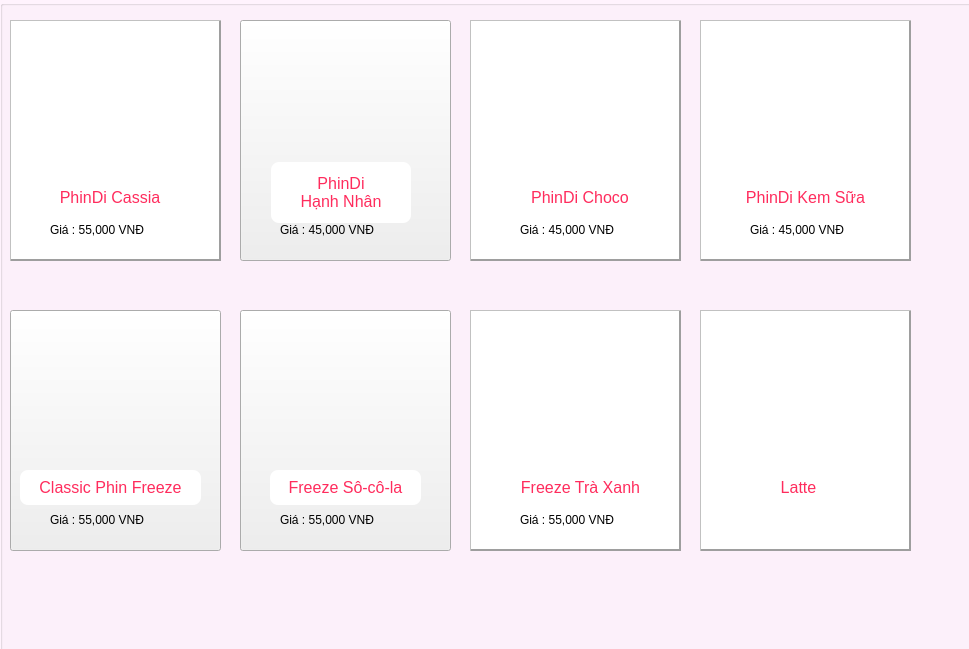
    <widget class="QWidget" name="scrollAreaWidgetContents">
     <property name="geometry">
      <rect>
       <x>0</x>
       <y>0</y>
       <width>969</width>
       <height>649</height>
      </rect>
     </property>
     <widget class="QGroupBox" name="groupBox">
      <property name="geometry">
       <rect>
        <x>0</x>
        <y>0</y>
        <width>1600</width>
        <height>860</height>
       </rect>
      </property>
      <property name="styleSheet">
       <string notr="true">QGroupBox {  
    background-color: rgba(255, 243, 253,1); /* Màu nền trắng, trong suốt 90% */
   padding: 14px; 
}</string>
      </property>
      <property name="title">
       <string/>
      </property>
      <property name="flat">
       <bool>false</bool>
      </property>
      <property name="checkable">
       <bool>false</bool>
      </property>
      <widget class="QPushButton" name="pushButton_23">
       <property name="geometry">
        <rect>
         <x>700</x>
         <y>20</y>
         <width>211</width>
         <height>241</height>
        </rect>
       </property>
       <property name="styleSheet">
        <string notr="true">
#pushButton_23 {
    background-color: #ffffff; /* Màu nền */
    color: #ff2c5d; /* Màu chữ */
    padding: 10px;
    font-size: 16px;
    border-left: 1px solid #c1c1c1; /* Chỉ có viền trái */
    border-top: 1px solid #c1c1c1;
    border-right: 2px solid #9e9e9e;
    border-bottom: 2px solid #9e9e9e;
;/* Viền màu đỏ hồng */
}

#pushButton_23:hover {
border-left: 1px solid #ff6011; /* Chỉ có viền trái */
    border-top: 1px solid #ff6011;
    border-right: 3px solid #ff6011;
    border-bottom: 3px solid #ff6011;
 background-color: #ffffff; 
}</string>
       </property>
       <property name="text">
        <string/>
       </property>
      </widget>
      <widget class="QPushButton" name="pushButton_25">
       <property name="geometry">
        <rect>
         <x>470</x>
         <y>20</y>
         <width>211</width>
         <height>241</height>
        </rect>
       </property>
       <property name="styleSheet">
        <string notr="true">
#pushButton_25 {
    background-color: #ffffff; /* Màu nền */
    color: #ff2c5d; /* Màu chữ */
    padding: 10px;
    font-size: 16px;
    border-left: 1px solid #c1c1c1; /* Chỉ có viền trái */
    border-top: 1px solid #c1c1c1;
    border-right: 2px solid #9e9e9e;
    border-bottom: 2px solid #9e9e9e;
;/* Viền màu đỏ hồng */
}

#pushButton_25:hover {
border-left: 1px solid #ff6011; /* Chỉ có viền trái */
    border-top: 1px solid #ff6011;
    border-right: 3px solid #ff6011;
    border-bottom: 3px solid #ff6011;
 background-color: #ffffff; 
}</string>
       </property>
       <property name="text">
        <string/>
       </property>
      </widget>
      <widget class="QLabel" name="label_5">
       <property name="geometry">
        <rect>
         <x>474</x>
         <y>24</y>
         <width>203</width>
         <height>161</height>
        </rect>
       </property>
       <property name="text">
        <string/>
       </property>
       <property name="pixmap">
        <pixmap>C:/Users/OneDrive/Hình ảnh/Ảnh chụp màn hình/4.jpg</pixmap>
       </property>
       <property name="scaledContents">
        <bool>true</bool>
       </property>
       <property name="wordWrap">
        <bool>false</bool>
       </property>
      </widget>
      <widget class="QPushButton" name="pushButton_26">
       <property name="geometry">
        <rect>
         <x>730</x>
         <y>180</y>
         <width>151</width>
         <height>35</height>
        </rect>
       </property>
       <property name="font">
        <font>
         <pointsize>-1</pointsize>
        </font>
       </property>
       <property name="styleSheet">
        <string notr="true">#pushButton_26 {
    background-color: #ffffff;
    color: #ff2c5d;
    border-radius: 8px;
    padding: 10px;
    font-size: 16px;
}

#pushButton_26:hover {
   color: #d0cbff;
}</string>
       </property>
       <property name="text">
        <string>PhinDi Kem Sữa</string>
       </property>
      </widget>
      <widget class="QLabel" name="label_6">
       <property name="geometry">
        <rect>
         <x>-250</x>
         <y>910</y>
         <width>121</width>
         <height>21</height>
        </rect>
       </property>
       <property name="font">
        <font>
         <pointsize>9</pointsize>
        </font>
       </property>
       <property name="text">
        <string>Giá : 45,000 VNĐ</string>
       </property>
      </widget>
      <widget class="QPushButton" name="pushButton_27">
       <property name="geometry">
        <rect>
         <x>700</x>
         <y>310</y>
         <width>211</width>
         <height>241</height>
        </rect>
       </property>
       <property name="styleSheet">
        <string notr="true">
#pushButton_27 {
    background-color: #ffffff; /* Màu nền */
    color: #ff2c5d; /* Màu chữ */
    padding: 10px;
    font-size: 16px;
    border-left: 1px solid #c1c1c1; /* Chỉ có viền trái */
    border-top: 1px solid #c1c1c1;
    border-right: 2px solid #9e9e9e;
    border-bottom: 2px solid #9e9e9e;
;/* Viền màu đỏ hồng */
}

#pushButton_27:hover {
border-left: 1px solid #ff6011; /* Chỉ có viền trái */
    border-top: 1px solid #ff6011;
    border-right: 3px solid #ff6011;
    border-bottom: 3px solid #ff6011;
 background-color: #ffffff; 
}</string>
       </property>
       <property name="text">
        <string/>
       </property>
      </widget>
      <widget class="QLabel" name="label_3">
       <property name="geometry">
        <rect>
         <x>14</x>
         <y>24</y>
         <width>203</width>
         <height>161</height>
        </rect>
       </property>
       <property name="font">
        <font>
         <pointsize>8</pointsize>
         <weight>50</weight>
         <bold>false</bold>
        </font>
       </property>
       <property name="lineWidth">
        <number>1</number>
       </property>
       <property name="text">
        <string/>
       </property>
       <property name="textFormat">
        <enum>Qt::AutoText</enum>
       </property>
       <property name="pixmap">
        <pixmap>C:/Users/OneDrive/Hình ảnh/Ảnh chụp màn hình/2.jpg</pixmap>
       </property>
       <property name="scaledContents">
        <bool>true</bool>
       </property>
      </widget>
      <widget class="QLabel" name="label_4">
       <property name="geometry">
        <rect>
         <x>-270</x>
         <y>590</y>
         <width>121</width>
         <height>20</height>
        </rect>
       </property>
       <property name="font">
        <font>
         <pointsize>9</pointsize>
        </font>
       </property>
       <property name="text">
        <string>Giá : 55,000 VNĐ</string>
       </property>
      </widget>
      <widget class="QLabel" name="label_8">
       <property name="geometry">
        <rect>
         <x>50</x>
         <y>510</y>
         <width>121</width>
         <height>20</height>
        </rect>
       </property>
       <property name="font">
        <font>
         <pointsize>9</pointsize>
        </font>
       </property>
       <property name="text">
        <string>Giá : 55,000 VNĐ</string>
       </property>
      </widget>
      <widget class="QLabel" name="label_9">
       <property name="geometry">
        <rect>
         <x>704</x>
         <y>24</y>
         <width>203</width>
         <height>161</height>
        </rect>
       </property>
       <property name="text">
        <string/>
       </property>
       <property name="pixmap">
        <pixmap>C:/Users/OneDrive/Hình ảnh/Ảnh chụp màn hình/6.jpg</pixmap>
       </property>
       <property name="scaledContents">
        <bool>true</bool>
       </property>
       <property name="wordWrap">
        <bool>false</bool>
       </property>
      </widget>
      <widget class="QPushButton" name="pushButton_7">
       <property name="geometry">
        <rect>
         <x>-280</x>
         <y>560</y>
         <width>131</width>
         <height>41</height>
        </rect>
       </property>
       <property name="font">
        <font>
         <pointsize>-1</pointsize>
        </font>
       </property>
       <property name="styleSheet">
        <string notr="true">#pushButton_7 {
    background-color: #ffffff;
    color: #ff2c5d;
    border-radius: 8px;
    padding: 10px;
    font-size: 16px;
}

#pushButton_7:hover {
   color: #d0cbff;
}</string>
       </property>
       <property name="text">
        <string>PhinDi Cassia</string>
       </property>
       <property name="autoRepeat">
        <bool>false</bool>
       </property>
       <property name="autoDefault">
        <bool>false</bool>
       </property>
       <property name="default">
        <bool>false</bool>
       </property>
       <property name="flat">
        <bool>false</bool>
       </property>
      </widget>
      <widget class="QPushButton" name="pushButton_24">
       <property name="geometry">
        <rect>
         <x>510</x>
         <y>180</y>
         <width>140</width>
         <height>35</height>
        </rect>
       </property>
       <property name="font">
        <font>
         <pointsize>-1</pointsize>
        </font>
       </property>
       <property name="styleSheet">
        <string notr="true">#pushButton_24 {
    background-color: #ffffff;
    color: #ff2c5d;
    border-radius: 8px;
    padding: 10px;
    font-size: 16px;
}

#pushButton_24:hover {
   color: #d0cbff;
}</string>
       </property>
       <property name="text">
        <string>PhinDi Choco</string>
       </property>
      </widget>
      <widget class="QPushButton" name="pushButton_32">
       <property name="geometry">
        <rect>
         <x>110</x>
         <y>850</y>
         <width>151</width>
         <height>211</height>
        </rect>
       </property>
       <property name="styleSheet">
        <string notr="true">
#pushButton_28 {
    background-color: #ffffff; /* Màu nền */
    color: #ff2c5d; /* Màu chữ */
    padding: 10px;
    font-size: 16px;
    border-left: 1px solid #c1c1c1; /* Chỉ có viền trái */
    border-top: 1px solid #c1c1c1;
    border-right: 2px solid #9e9e9e;
    border-bottom: 2px solid #9e9e9e;
;/* Viền màu đỏ hồng */
}

#pushButton_28:hover {
border-left: 1px solid #ff6011; /* Chỉ có viền trái */
    border-top: 1px solid #ff6011;
    border-right: 3px solid #ff6011;
    border-bottom: 3px solid #ff6011;
 background-color: #ffffff; 
}&lt;?xml version=&quot;1.0&quot; encoding=&quot;UTF-8&quot;?&gt;
&lt;ui version=&quot;4.0&quot;&gt;
 &lt;widget name=&quot;__qt_fake_top_level&quot;&gt;
  &lt;widget class=&quot;QPushButton&quot; name=&quot;pushButton_27&quot;&gt;
   &lt;property name=&quot;geometry&quot;&gt;
    &lt;rect&gt;
     &lt;x&gt;690&lt;/x&gt;
     &lt;y&gt;10&lt;/y&gt;
     &lt;width&gt;151&lt;/width&gt;
     &lt;height&gt;211&lt;/height&gt;
    &lt;/rect&gt;
   &lt;/property&gt;
   &lt;property name=&quot;styleSheet&quot;&gt;
    &lt;string notr=&quot;true&quot;&gt;
#pushButton_27 {
    background-color: #ffffff; /* Màu nền */
    color: #ff2c5d; /* Màu chữ */
    padding: 10px;
    font-size: 16px;
    border-left: 1px solid #c1c1c1; /* Chỉ có viền trái */
    border-top: 1px solid #c1c1c1;
    border-right: 2px solid #9e9e9e;
    border-bottom: 2px solid #9e9e9e;
;/* Viền màu đỏ hồng */
}

#pushButton_27:hover {
border-left: 1px solid #ff6011; /* Chỉ có viền trái */
    border-top: 1px solid #ff6011;
    border-right: 3px solid #ff6011;
    border-bottom: 3px solid #ff6011;
 background-color: #ffffff; 
}&lt;/string&gt;
   &lt;/property&gt;
   &lt;property name=&quot;text&quot;&gt;
    &lt;string/&gt;
   &lt;/property&gt;
  &lt;/widget&gt;
 &lt;/widget&gt;
 &lt;resources/&gt;
&lt;/ui&gt;
</string>
       </property>
       <property name="text">
        <string/>
       </property>
      </widget>
      <widget class="QPushButton" name="pushButton_8">
       <property name="geometry">
        <rect>
         <x>10</x>
         <y>20</y>
         <width>211</width>
         <height>241</height>
        </rect>
       </property>
       <property name="font">
        <font>
         <pointsize>-1</pointsize>
        </font>
       </property>
       <property name="styleSheet">
        <string notr="true">#pushButton_8 {
    background-color: #ffffff; /* Màu nền */
    color: #ff2c5d; /* Màu chữ */
    padding: 10px;
    font-size: 16px;
    border-left: 1px solid #c1c1c1; /* Chỉ có viền trái */
    border-top: 1px solid #c1c1c1;
    border-right: 2px solid #9e9e9e;
    border-bottom: 2px solid #9e9e9e;
;/* Viền màu đỏ hồng */
}

#pushButton_8:hover {
border-left: 1px solid #ff6011; /* Chỉ có viền trái */
    border-top: 1px solid #ff6011;
    border-right: 3px solid #ff6011;
    border-bottom: 3px solid #ff6011;
 background-color: #ffffff; 
}</string>
       </property>
       <property name="text">
        <string/>
       </property>
       <property name="autoDefault">
        <bool>false</bool>
       </property>
       <property name="default">
        <bool>false</bool>
       </property>
       <property name="flat">
        <bool>false</bool>
       </property>
      </widget>
      <widget class="QLabel" name="label_11">
       <property name="geometry">
        <rect>
         <x>520</x>
         <y>220</y>
         <width>121</width>
         <height>20</height>
        </rect>
       </property>
       <property name="font">
        <font>
         <pointsize>9</pointsize>
        </font>
       </property>
       <property name="text">
        <string>Giá : 45,000 VNĐ</string>
       </property>
      </widget>
      <widget class="QPushButton" name="pushButton_21">
       <property name="geometry">
        <rect>
         <x>-270</x>
         <y>860</y>
         <width>141</width>
         <height>43</height>
        </rect>
       </property>
       <property name="font">
        <font>
         <pointsize>-1</pointsize>
        </font>
       </property>
       <property name="styleSheet">
        <string notr="true">#pushButton_21 {
    background-color: #ffffff;
    color: #ff2c5d;
    border-radius: 8px;
    padding: 10px;
    font-size: 16px;
}

#pushButton_21:hover {
   color: #d0cbff;
}</string>
       </property>
       <property name="text">
        <string>PhinDi Choco</string>
       </property>
      </widget>
      <widget class="QLabel" name="label_7">
       <property name="geometry">
        <rect>
         <x>240</x>
         <y>20</y>
         <width>201</width>
         <height>161</height>
        </rect>
       </property>
       <property name="text">
        <string/>
       </property>
       <property name="pixmap">
        <pixmap>C:/Users/OneDrive/Hình ảnh/Ảnh chụp màn hình/5.jpg</pixmap>
       </property>
       <property name="scaledContents">
        <bool>true</bool>
       </property>
       <property name="wordWrap">
        <bool>false</bool>
       </property>
      </widget>
      <widget class="QPushButton" name="pushButton_28">
       <property name="geometry">
        <rect>
         <x>240</x>
         <y>20</y>
         <width>211</width>
         <height>241</height>
        </rect>
       </property>
       <property name="styleSheet">
        <string notr="true">
#pushButton_28 {
    background-color: #ffffff; /* Màu nền */
    color: #ff2c5d; /* Màu chữ */
    padding: 10px;
    font-size: 16px;
    border-left: 1px solid #c1c1c1; /* Chỉ có viền trái */
    border-top: 1px solid #c1c1c1;
    border-right: 2px solid #9e9e9e;
    border-bottom: 2px solid #9e9e9e;
;/* Viền màu đỏ hồng */
}

#pushButton_28:hover {
border-left: 1px solid #ff6011; /* Chỉ có viền trái */
    border-top: 1px solid #ff6011;
    border-right: 3px solid #ff6011;
    border-bottom: 3px solid #ff6011;
 background-color: #ffffff; 
}&lt;?xml version=&quot;1.0&quot; encoding=&quot;UTF-8&quot;?&gt;
&lt;ui version=&quot;4.0&quot;&gt;
 &lt;widget name=&quot;__qt_fake_top_level&quot;&gt;
  &lt;widget class=&quot;QPushButton&quot; name=&quot;pushButton_27&quot;&gt;
   &lt;property name=&quot;geometry&quot;&gt;
    &lt;rect&gt;
     &lt;x&gt;690&lt;/x&gt;
     &lt;y&gt;10&lt;/y&gt;
     &lt;width&gt;151&lt;/width&gt;
     &lt;height&gt;211&lt;/height&gt;
    &lt;/rect&gt;
   &lt;/property&gt;
   &lt;property name=&quot;styleSheet&quot;&gt;
    &lt;string notr=&quot;true&quot;&gt;
#pushButton_27 {
    background-color: #ffffff; /* Màu nền */
    color: #ff2c5d; /* Màu chữ */
    padding: 10px;
    font-size: 16px;
    border-left: 1px solid #c1c1c1; /* Chỉ có viền trái */
    border-top: 1px solid #c1c1c1;
    border-right: 2px solid #9e9e9e;
    border-bottom: 2px solid #9e9e9e;
;/* Viền màu đỏ hồng */
}

#pushButton_27:hover {
border-left: 1px solid #ff6011; /* Chỉ có viền trái */
    border-top: 1px solid #ff6011;
    border-right: 3px solid #ff6011;
    border-bottom: 3px solid #ff6011;
 background-color: #ffffff; 
}&lt;/string&gt;
   &lt;/property&gt;
   &lt;property name=&quot;text&quot;&gt;
    &lt;string/&gt;
   &lt;/property&gt;
  &lt;/widget&gt;
 &lt;/widget&gt;
 &lt;resources/&gt;
&lt;/ui&gt;
</string>
       </property>
       <property name="text">
        <string/>
       </property>
      </widget>
      <widget class="QPushButton" name="pushButton_22">
       <property name="geometry">
        <rect>
         <x>-150</x>
         <y>840</y>
         <width>158</width>
         <height>191</height>
        </rect>
       </property>
       <property name="styleSheet">
        <string notr="true">
#pushButton_22 {
    background-color: #ffffff; /* Màu nền */
    color: #ff2c5d; /* Màu chữ */
    padding: 10px;
    font-size: 16px;
    border-left: 1px solid #c1c1c1; /* Chỉ có viền trái */
    border-top: 1px solid #c1c1c1;
    border-right: 2px solid #9e9e9e;
    border-bottom: 2px solid #9e9e9e;
;/* Viền màu đỏ hồng */
}

#pushButton_22:hover {
border-left: 1px solid #ff6011; /* Chỉ có viền trái */
    border-top: 1px solid #ff6011;
    border-right: 3px solid #ff6011;
    border-bottom: 3px solid #ff6011;
 background-color: #ffffff; 
}</string>
       </property>
       <property name="text">
        <string/>
       </property>
      </widget>
      <widget class="QPushButton" name="pushButton_29">
       <property name="geometry">
        <rect>
         <x>470</x>
         <y>310</y>
         <width>211</width>
         <height>241</height>
        </rect>
       </property>
       <property name="font">
        <font>
         <pointsize>-1</pointsize>
        </font>
       </property>
       <property name="styleSheet">
        <string notr="true">
#pushButton_29 {
    background-color: #ffffff; /* Màu nền */
    color: #ff2c5d; /* Màu chữ */
    padding: 10px;
    font-size: 16px;
    border-left: 1px solid #c1c1c1; /* Chỉ có viền trái */
    border-top: 1px solid #c1c1c1;
    border-right: 2px solid #9e9e9e;
    border-bottom: 2px solid #9e9e9e;
;/* Viền màu đỏ hồng */
}

#pushButton_29:hover {
border-left: 1px solid #ff6011; /* Chỉ có viền trái */
    border-top: 1px solid #ff6011;
    border-right: 3px solid #ff6011;
    border-bottom: 3px solid #ff6011;
 background-color: #ffffff; 
}</string>
       </property>
       <property name="text">
        <string/>
       </property>
      </widget>
      <widget class="QPushButton" name="pushButton_30">
       <property name="geometry">
        <rect>
         <x>240</x>
         <y>310</y>
         <width>211</width>
         <height>241</height>
        </rect>
       </property>
       <property name="styleSheet">
        <string notr="true">
#pushButton_30 {
    background-color: #ffffff; /* Màu nền */
    color: #ff2c5d; /* Màu chữ */
    padding: 10px;
    font-size: 16px;
    border-left: 1px solid #c1c1c1; /* Chỉ có viền trái */
    border-top: 1px solid #c1c1c1;
    border-right: 2px solid #9e9e9e;
    border-bottom: 2px solid #9e9e9e;
;/* Viền màu đỏ hồng */
}

#pushButton_30:hover {
border-left: 1px solid #ff6011; /* Chỉ có viền trái */
    border-top: 1px solid #ff6011;
    border-right: 3px solid #ff6011;
    border-bottom: 3px solid #ff6011;
 background-color: #ffffff; 
}&lt;?xml version=&quot;1.0&quot; encoding=&quot;UTF-8&quot;?&gt;
&lt;ui version=&quot;4.0&quot;&gt;
 &lt;widget name=&quot;__qt_fake_top_level&quot;&gt;
  &lt;widget class=&quot;QPushButton&quot; name=&quot;pushButton_29&quot;&gt;
   &lt;property name=&quot;geometry&quot;&gt;
    &lt;rect&gt;
     &lt;x&gt;470&lt;/x&gt;
     &lt;y&gt;310&lt;/y&gt;
     &lt;width&gt;211&lt;/width&gt;
     &lt;height&gt;241&lt;/height&gt;
    &lt;/rect&gt;
   &lt;/property&gt;
   &lt;property name=&quot;styleSheet&quot;&gt;
    &lt;string notr=&quot;true&quot;&gt;
#pushButton_29 {
    background-color: #ffffff; /* Màu nền */
    color: #ff2c5d; /* Màu chữ */
    padding: 10px;
    font-size: 16px;
    border-left: 1px solid #c1c1c1; /* Chỉ có viền trái */
    border-top: 1px solid #c1c1c1;
    border-right: 2px solid #9e9e9e;
    border-bottom: 2px solid #9e9e9e;
;/* Viền màu đỏ hồng */
}

#pushButton_29:hover {
border-left: 1px solid #ff6011; /* Chỉ có viền trái */
    border-top: 1px solid #ff6011;
    border-right: 3px solid #ff6011;
    border-bottom: 3px solid #ff6011;
 background-color: #ffffff; 
}&lt;/string&gt;
   &lt;/property&gt;
   &lt;property name=&quot;text&quot;&gt;
    &lt;string/&gt;
   &lt;/property&gt;
  &lt;/widget&gt;
 &lt;/widget&gt;
 &lt;resources/&gt;
&lt;/ui&gt;
</string>
       </property>
       <property name="text">
        <string/>
       </property>
      </widget>
      <widget class="QPushButton" name="pushButton_31">
       <property name="geometry">
        <rect>
         <x>10</x>
         <y>310</y>
         <width>211</width>
         <height>241</height>
        </rect>
       </property>
       <property name="styleSheet">
        <string notr="true">
#pushButton_31 {
    background-color: #ffffff; /* Màu nền */
    color: #ff2c5d; /* Màu chữ */
    padding: 10px;
    font-size: 16px;
    border-left: 1px solid #c1c1c1; /* Chỉ có viền trái */
    border-top: 1px solid #c1c1c1;
    border-right: 2px solid #9e9e9e;
    border-bottom: 2px solid #9e9e9e;
;/* Viền màu đỏ hồng */
}

#pushButton_31:hover {
border-left: 1px solid #ff6011; /* Chỉ có viền trái */
    border-top: 1px solid #ff6011;
    border-right: 3px solid #ff6011;
    border-bottom: 3px solid #ff6011;
 background-color: #ffffff; 
}&lt;?xml version=&quot;1.0&quot; encoding=&quot;UTF-8&quot;?&gt;
&lt;ui version=&quot;4.0&quot;&gt;
 &lt;widget name=&quot;__qt_fake_top_level&quot;&gt;
  &lt;widget class=&quot;QPushButton&quot; name=&quot;pushButton_29&quot;&gt;
   &lt;property name=&quot;geometry&quot;&gt;
    &lt;rect&gt;
     &lt;x&gt;470&lt;/x&gt;
     &lt;y&gt;310&lt;/y&gt;
     &lt;width&gt;211&lt;/width&gt;
     &lt;height&gt;241&lt;/height&gt;
    &lt;/rect&gt;
   &lt;/property&gt;
   &lt;property name=&quot;styleSheet&quot;&gt;
    &lt;string notr=&quot;true&quot;&gt;
#pushButton_29 {
    background-color: #ffffff; /* Màu nền */
    color: #ff2c5d; /* Màu chữ */
    padding: 10px;
    font-size: 16px;
    border-left: 1px solid #c1c1c1; /* Chỉ có viền trái */
    border-top: 1px solid #c1c1c1;
    border-right: 2px solid #9e9e9e;
    border-bottom: 2px solid #9e9e9e;
;/* Viền màu đỏ hồng */
}

#pushButton_29:hover {
border-left: 1px solid #ff6011; /* Chỉ có viền trái */
    border-top: 1px solid #ff6011;
    border-right: 3px solid #ff6011;
    border-bottom: 3px solid #ff6011;
 background-color: #ffffff; 
}&lt;/string&gt;
   &lt;/property&gt;
   &lt;property name=&quot;text&quot;&gt;
    &lt;string/&gt;
   &lt;/property&gt;
  &lt;/widget&gt;
 &lt;/widget&gt;
 &lt;resources/&gt;
&lt;/ui&gt;
</string>
       </property>
       <property name="text">
        <string/>
       </property>
      </widget>
      <widget class="QLabel" name="label_12">
       <property name="geometry">
        <rect>
         <x>700</x>
         <y>310</y>
         <width>206</width>
         <height>161</height>
        </rect>
       </property>
       <property name="text">
        <string/>
       </property>
       <property name="pixmap">
        <pixmap>C:/Users/OneDrive/Hình ảnh/Ảnh chụp màn hình/7.jpg</pixmap>
       </property>
       <property name="scaledContents">
        <bool>true</bool>
       </property>
       <property name="wordWrap">
        <bool>false</bool>
       </property>
      </widget>
      <widget class="QLabel" name="label_13">
       <property name="geometry">
        <rect>
         <x>472</x>
         <y>312</y>
         <width>206</width>
         <height>161</height>
        </rect>
       </property>
       <property name="text">
        <string/>
       </property>
       <property name="pixmap">
        <pixmap>C:/Users/OneDrive/Hình ảnh/Ảnh chụp màn hình/8.jpg</pixmap>
       </property>
       <property name="scaledContents">
        <bool>true</bool>
       </property>
       <property name="wordWrap">
        <bool>false</bool>
       </property>
      </widget>
      <widget class="QLabel" name="label_14">
       <property name="geometry">
        <rect>
         <x>241</x>
         <y>312</y>
         <width>206</width>
         <height>161</height>
        </rect>
       </property>
       <property name="text">
        <string/>
       </property>
       <property name="pixmap">
        <pixmap>C:/Users/OneDrive/Hình ảnh/Ảnh chụp màn hình/10.jpg</pixmap>
       </property>
       <property name="scaledContents">
        <bool>true</bool>
       </property>
       <property name="wordWrap">
        <bool>false</bool>
       </property>
      </widget>
      <widget class="QLabel" name="label_15">
       <property name="geometry">
        <rect>
         <x>12</x>
         <y>312</y>
         <width>206</width>
         <height>161</height>
        </rect>
       </property>
       <property name="text">
        <string/>
       </property>
       <property name="pixmap">
        <pixmap>C:/Users/OneDrive/Hình ảnh/Ảnh chụp màn hình/11.jpg</pixmap>
       </property>
       <property name="scaledContents">
        <bool>true</bool>
       </property>
       <property name="wordWrap">
        <bool>false</bool>
       </property>
      </widget>
      <widget class="QPushButton" name="pushButton_33">
       <property name="geometry">
        <rect>
         <x>731</x>
         <y>470</y>
         <width>135</width>
         <height>35</height>
        </rect>
       </property>
       <property name="font">
        <font>
         <pointsize>-1</pointsize>
        </font>
       </property>
       <property name="styleSheet">
        <string notr="true">#pushButton_33{
    background-color: #ffffff;
    color: #ff2c5d;
    border-radius: 8px;
    padding: 10px;
    font-size: 16px;
}

#pushButton_33:hover {
   color: #d0cbff;
}</string>
       </property>
       <property name="text">
        <string>Latte</string>
       </property>
      </widget>
      <widget class="QPushButton" name="pushButton_34">
       <property name="geometry">
        <rect>
         <x>500</x>
         <y>470</y>
         <width>161</width>
         <height>35</height>
        </rect>
       </property>
       <property name="font">
        <font>
         <pointsize>-1</pointsize>
        </font>
       </property>
       <property name="styleSheet">
        <string notr="true">#pushButton_34{
    background-color: #ffffff;
    color: #ff2c5d;
    border-radius: 8px;
    padding: 10px;
    font-size: 16px;
}

#pushButton_34:hover {
   color: #d0cbff;
}</string>
       </property>
       <property name="text">
        <string>Freeze Trà Xanh</string>
       </property>
      </widget>
      <widget class="QPushButton" name="pushButton_35">
       <property name="geometry">
        <rect>
         <x>270</x>
         <y>470</y>
         <width>151</width>
         <height>35</height>
        </rect>
       </property>
       <property name="font">
        <font>
         <pointsize>-1</pointsize>
        </font>
       </property>
       <property name="styleSheet">
        <string notr="true">#pushButton_35 {
    background-color: #ffffff;
    color: #ff2c5d;
    border-radius: 8px;
    padding: 10px;
    font-size: 16px;
}

#pushButton_35:hover {
   color: #d0cbff;
}</string>
       </property>
       <property name="text">
        <string>Freeze Sô-cô-la</string>
       </property>
      </widget>
      <widget class="QPushButton" name="pushButton_36">
       <property name="geometry">
        <rect>
         <x>20</x>
         <y>470</y>
         <width>181</width>
         <height>35</height>
        </rect>
       </property>
       <property name="font">
        <font>
         <pointsize>-1</pointsize>
        </font>
       </property>
       <property name="styleSheet">
        <string notr="true">#pushButton_36 {
    background-color: #ffffff;
    color: #ff2c5d;
    border-radius: 8px;
    padding: 10px;
    font-size: 16px;
}

#pushButton_36:hover {
   color: #d0cbff;
}</string>
       </property>
       <property name="text">
        <string>Classic Phin Freeze</string>
       </property>
      </widget>
      <widget class="QPushButton" name="pushButton_37">
       <property name="geometry">
        <rect>
         <x>40</x>
         <y>180</y>
         <width>140</width>
         <height>35</height>
        </rect>
       </property>
       <property name="font">
        <font>
         <pointsize>-1</pointsize>
        </font>
       </property>
       <property name="styleSheet">
        <string notr="true">#pushButton_37 {
    background-color: #ffffff;
    color: #ff2c5d;
    border-radius: 8px;
    padding: 10px;
    font-size: 16px;
}

#pushButton_37:hover {
   color: #d0cbff;
}</string>
       </property>
       <property name="text">
        <string>PhinDi Cassia</string>
       </property>
      </widget>
      <widget class="QPushButton" name="pushButton_38">
       <property name="geometry">
        <rect>
         <x>271</x>
         <y>162</y>
         <width>140</width>
         <height>61</height>
        </rect>
       </property>
       <property name="font">
        <font>
         <pointsize>-1</pointsize>
        </font>
       </property>
       <property name="styleSheet">
        <string notr="true">#pushButton_38 {
    background-color: #ffffff;
    color: #ff2c5d;
    border-radius: 8px;
    padding: 10px;
    font-size: 16px;
}

#pushButton_38:hover {
   color: #d0cbff;
}</string>
       </property>
       <property name="text">
        <string>PhinDi
Hạnh Nhân</string>
       </property>
      </widget>
      <widget class="QLabel" name="label_16">
       <property name="geometry">
        <rect>
         <x>280</x>
         <y>510</y>
         <width>121</width>
         <height>20</height>
        </rect>
       </property>
       <property name="font">
        <font>
         <pointsize>9</pointsize>
        </font>
       </property>
       <property name="text">
        <string>Giá : 55,000 VNĐ</string>
       </property>
      </widget>
      <widget class="QLabel" name="label_17">
       <property name="geometry">
        <rect>
         <x>520</x>
         <y>510</y>
         <width>121</width>
         <height>20</height>
        </rect>
       </property>
       <property name="font">
        <font>
         <pointsize>9</pointsize>
        </font>
       </property>
       <property name="text">
        <string>Giá : 55,000 VNĐ</string>
       </property>
      </widget>
      <widget class="QLabel" name="label_18">
       <property name="geometry">
        <rect>
         <x>50</x>
         <y>220</y>
         <width>121</width>
         <height>20</height>
        </rect>
       </property>
       <property name="font">
        <font>
         <pointsize>9</pointsize>
        </font>
       </property>
       <property name="text">
        <string>Giá : 55,000 VNĐ</string>
       </property>
      </widget>
      <widget class="QLabel" name="label_19">
       <property name="geometry">
        <rect>
         <x>280</x>
         <y>220</y>
         <width>121</width>
         <height>20</height>
        </rect>
       </property>
       <property name="font">
        <font>
         <pointsize>9</pointsize>
        </font>
       </property>
       <property name="text">
        <string>Giá : 45,000 VNĐ</string>
       </property>
      </widget>
      <widget class="QLabel" name="label_20">
       <property name="geometry">
        <rect>
         <x>750</x>
         <y>220</y>
         <width>121</width>
         <height>20</height>
        </rect>
       </property>
       <property name="font">
        <font>
         <pointsize>9</pointsize>
        </font>
       </property>
       <property name="text">
        <string>Giá : 45,000 VNĐ</string>
       </property>
      </widget>
      <zorder>pushButton_28</zorder>
      <zorder>label_7</zorder>
      <zorder>pushButton_31</zorder>
      <zorder>pushButton_8</zorder>
      <zorder>pushButton_23</zorder>
      <zorder>pushButton_25</zorder>
      <zorder>label_5</zorder>
      <zorder>pushButton_26</zorder>
      <zorder>label_6</zorder>
      <zorder>pushButton_27</zorder>
      <zorder>label_4</zorder>
      <zorder>label_8</zorder>
      <zorder>label_9</zorder>
      <zorder>pushButton_7</zorder>
      <zorder>pushButton_24</zorder>
      <zorder>pushButton_32</zorder>
      <zorder>label_11</zorder>
      <zorder>pushButton_21</zorder>
      <zorder>pushButton_22</zorder>
      <zorder>label_3</zorder>
      <zorder>pushButton_29</zorder>
      <zorder>pushButton_30</zorder>
      <zorder>label_12</zorder>
      <zorder>label_13</zorder>
      <zorder>label_14</zorder>
      <zorder>label_15</zorder>
      <zorder>pushButton_33</zorder>
      <zorder>pushButton_34</zorder>
      <zorder>pushButton_35</zorder>
      <zorder>pushButton_36</zorder>
      <zorder>pushButton_37</zorder>
      <zorder>pushButton_38</zorder>
      <zorder>label_16</zorder>
      <zorder>label_17</zorder>
      <zorder>label_18</zorder>
      <zorder>label_19</zorder>
      <zorder>label_20</zorder>
     </widget>
    </widget>
